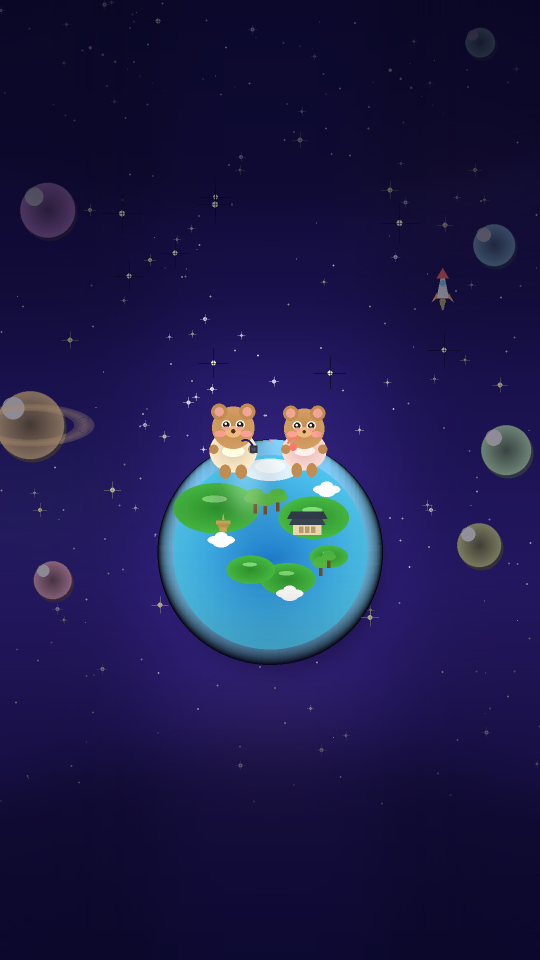
#> input picture assets/splash/splash-poster-no-text.png, 1080 x 1920 px (shown at 1/2 size)
$ python optimize-splash-assets.py
#> lines starting #> are read from the running program, lines starting #| are printed output that depends on the picture
#!/usr/bin/env python3
"""PNG->WebP 변환 + 720/1440 리사이즈. sharp/cwebp 없으면 Pillow 사용."""
import os
from PIL import Image
ROOT=os.path.normpath(os.path.join(os.path.dirname(__file__),"..",".."))
SP=os.path.join(ROOT,"assets","splash")
src=os.path.join(SP,"splash-poster-no-text.png")
if not os.path.exists(src):
    print("run generate-splash-assets.py first"); raise SystemExit(1)
im=Image.open(src).convert("RGB")
#> im is the input picture: PIL image 1080x1920 RGB; mean R, G, B 30.2, 29.2, 74.8
im.save(os.path.join(SP,"splash-poster-no-text.webp"),"WEBP",quality=88,method=6)
im.resize((1440,2560),Image.LANCZOS).save(os.path.join(SP,"splash-poster-no-text@2x.webp"),"WEBP",quality=88,method=6)
im.resize((720,1280),Image.LANCZOS).save(os.path.join(SP,"splash-poster-no-text@720.webp"),"WEBP",quality=86,method=6)
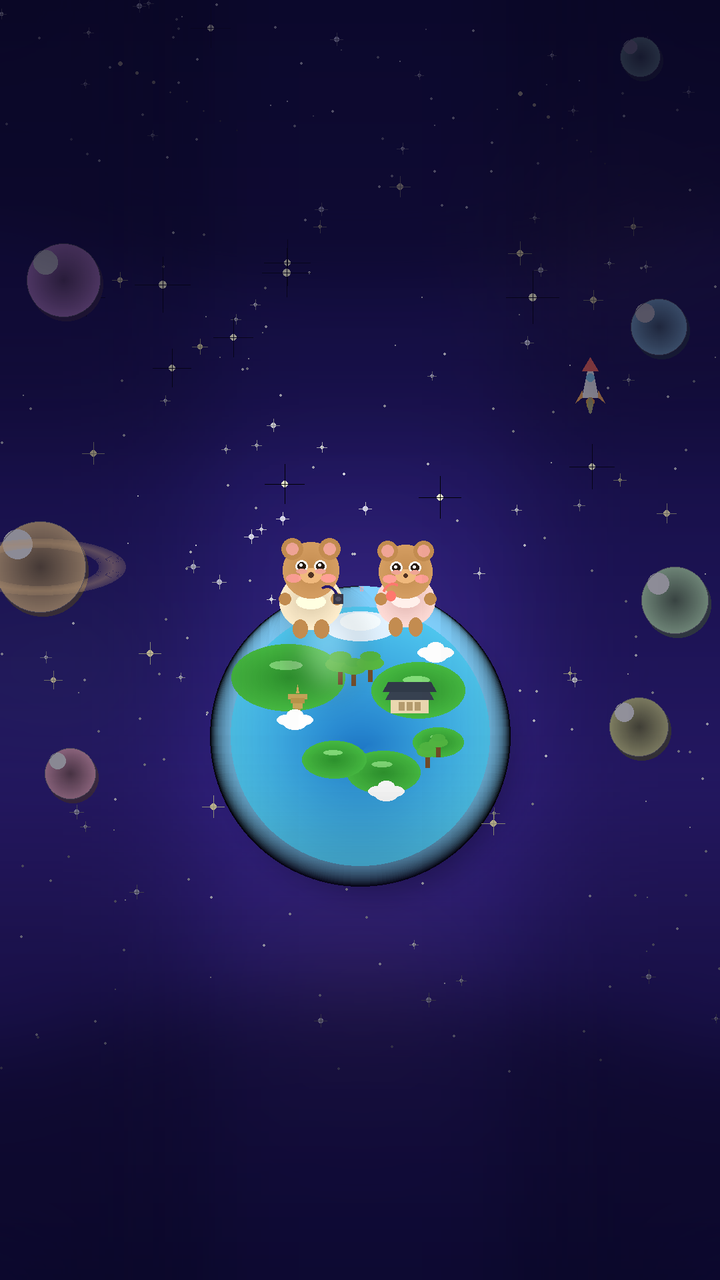
#> saved as splash-poster-no-text@720.webp: PIL image 720x1280 RGB; mean R, G, B 30.2, 29.2, 74.8
print("optimized:")
for f in sorted(os.listdir(SP)):
    if f.startswith("splash-poster"): print(" ",f,f"{os.path.getsize(os.path.join(SP,f)):,}B")
